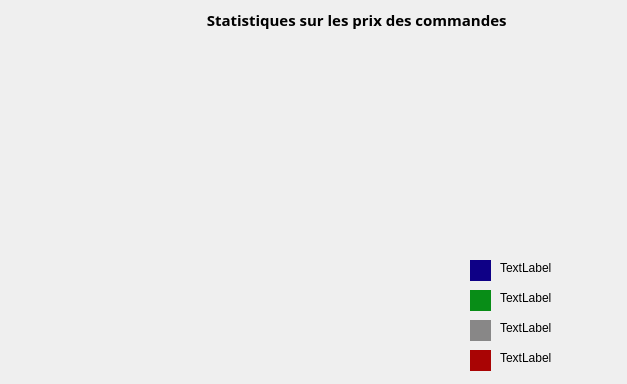
<?xml version="1.0" encoding="UTF-8"?>
<ui version="4.0">
 <class>stati</class>
 <widget class="QDialog" name="stati">
  <property name="geometry">
   <rect>
    <x>0</x>
    <y>0</y>
    <width>627</width>
    <height>384</height>
   </rect>
  </property>
  <property name="windowTitle">
   <string>Dialog</string>
  </property>
  <widget class="QLabel" name="labelF">
   <property name="geometry">
    <rect>
     <x>500</x>
     <y>260</y>
     <width>121</width>
     <height>16</height>
    </rect>
   </property>
   <property name="text">
    <string>TextLabel</string>
   </property>
  </widget>
  <widget class="QLabel" name="label_2F">
   <property name="geometry">
    <rect>
     <x>500</x>
     <y>290</y>
     <width>121</width>
     <height>16</height>
    </rect>
   </property>
   <property name="text">
    <string>TextLabel</string>
   </property>
  </widget>
  <widget class="QWidget" name="widget_2FF" native="true">
   <property name="geometry">
    <rect>
     <x>470</x>
     <y>260</y>
     <width>21</width>
     <height>21</height>
    </rect>
   </property>
   <property name="styleSheet">
    <string notr="true">background-color: qlineargradient(spread:pad, x1:1, y1:0, x2:1, y2:0, stop:1 rgba(251, 0, 0, 255));
background-color: qlineargradient(spread:pad, x1:1, y1:0.011, x2:1, y2:0, stop:1 rgba(14, 0, 134, 255));</string>
   </property>
  </widget>
  <widget class="QWidget" name="widget" native="true">
   <property name="geometry">
    <rect>
     <x>470</x>
     <y>290</y>
     <width>21</width>
     <height>21</height>
    </rect>
   </property>
   <property name="styleSheet">
    <string notr="true">background-color: qlineargradient(spread:pad, x1:1, y1:0, x2:1, y2:0, stop:0 rgba(0, 193, 35, 255), stop:0.98995 rgba(0, 170, 0, 255));
background-color: qlineargradient(spread:pad, x1:0.964824, y1:0, x2:1, y2:0, stop:1 rgba(8, 141, 23, 255));</string>
   </property>
  </widget>
  <widget class="QWidget" name="widget_3FF" native="true">
   <property name="geometry">
    <rect>
     <x>470</x>
     <y>350</y>
     <width>21</width>
     <height>21</height>
    </rect>
   </property>
   <property name="styleSheet">
    <string notr="true">background-color: qlineargradient(spread:pad, x1:1, y1:0, x2:1, y2:0, stop:0 rgba(0, 193, 35, 255), stop:0.98995 rgba(0, 170, 0, 255));
background-color: qlineargradient(spread:pad, x1:0, y1:0, x2:1, y2:0, stop:0.979899 rgba(169, 4, 4, 255), stop:1 rgba(255, 255, 255, 255));
background-color: qlineargradient(spread:pad, x1:0, y1:0, x2:1, y2:0, stop:0 rgba(0, 0, 0, 255), stop:1 rgba(255, 255, 255, 255));r: qlineargradient(spread:pad, x1:1, y1:0, x2:1, y2:0, stop:1 rgba(137, 135, 0, 255));
background-color: qlineargradient(spread:pad, x1:0, y1:0, x2:1, y2:0, stop:0.979899 rgba(169, 4, 4, 255), stop:1 rgba(255, 255, 255, 255));</string>
   </property>
  </widget>
  <widget class="QLabel" name="label_3F">
   <property name="geometry">
    <rect>
     <x>500</x>
     <y>320</y>
     <width>121</width>
     <height>16</height>
    </rect>
   </property>
   <property name="text">
    <string>TextLabel</string>
   </property>
  </widget>
  <widget class="QLabel" name="label">
   <property name="geometry">
    <rect>
     <x>20</x>
     <y>10</y>
     <width>541</width>
     <height>20</height>
    </rect>
   </property>
   <property name="font">
    <font>
     <family>Sitka</family>
     <pointsize>11</pointsize>
     <weight>75</weight>
     <bold>true</bold>
    </font>
   </property>
   <property name="text">
    <string>                                                Statistiques sur les prix des commandes</string>
   </property>
  </widget>
  <widget class="QWidget" name="widget_4FF" native="true">
   <property name="geometry">
    <rect>
     <x>470</x>
     <y>320</y>
     <width>21</width>
     <height>21</height>
    </rect>
   </property>
   <property name="styleSheet">
    <string notr="true">background-color: qlineargradient(spread:pad, x1:1, y1:0, x2:1, y2:0, stop:0 rgba(0, 193, 35, 255), stop:0.98995 rgba(0, 170, 0, 255));
background-color: qlineargradient(spread:pad, x1:0.975, y1:0.023, x2:1, y2:0, stop:1 rgba(136, 135, 135, 255));</string>
   </property>
  </widget>
  <widget class="QLabel" name="label_4F">
   <property name="geometry">
    <rect>
     <x>500</x>
     <y>350</y>
     <width>121</width>
     <height>16</height>
    </rect>
   </property>
   <property name="text">
    <string>TextLabel</string>
   </property>
  </widget>
 </widget>
 <resources/>
 <connections/>
</ui>
